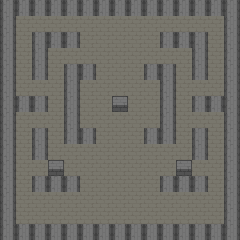

This game map was drawn from its Tiled (.tmx) file and the tilesets committed beside it. A one-line description and the full map source follow:
An orthogonal 15x15 tile map with 16x16 px tiles, 1 tile layer (破禁山麓 D0 地形).

<map version="1.10" tiledversion="1.10.2" orientation="orthogonal" renderorder="right-down" width="15" height="15" tilewidth="16" tileheight="16" infinite="0" nextlayerid="2" nextobjectid="1">
 <tileset firstgid="1" source="puny-dungeon-tiles.tsx" />
 <layer id="1" name="破禁山麓 D0 地形" width="15" height="15">
  <data encoding="csv">
27,27,27,27,27,27,27,27,27,27,27,27,27,27,27,
27,5,5,5,5,5,5,5,5,5,5,5,5,5,27,
27,5,27,27,27,5,5,5,5,5,27,27,27,5,27,
27,5,27,5,5,5,5,5,5,5,5,5,27,5,27,
27,5,27,5,27,27,5,5,5,27,27,5,27,5,27,
27,5,5,5,27,5,5,5,5,5,27,5,5,5,27,
27,27,27,5,27,5,5,79,5,5,27,5,27,27,27,
27,5,5,5,27,5,5,5,5,5,27,5,5,5,27,
27,5,27,5,27,27,5,5,5,27,27,5,27,5,27,
27,5,27,5,5,5,5,5,5,5,5,5,27,5,27,
27,5,5,79,5,5,5,5,5,5,5,79,5,5,27,
27,5,27,27,27,5,5,5,5,5,27,27,27,5,27,
27,5,5,5,5,5,5,5,5,5,5,5,5,5,27,
27,5,5,5,5,5,5,5,5,5,5,5,5,5,27,
27,27,27,27,27,27,27,27,27,27,27,27,27,27,27
  </data>
 </layer>
</map>
